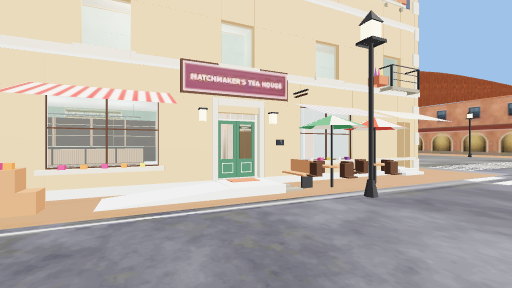
#> input picture experiments/renderer-tests/a-webgl-canvas.png, 512 x 288 px
$ python pixeldiff.py ../a-webgl-canvas.png ../a-webgl.png
#> lines starting #> are read from the running program, lines starting #| are printed output that depends on the picture
#!/usr/bin/env python3
"""Rough parity stat between two PNGs: mean abs diff, % pixels differing
by >10/255 per channel, max channel diff. Usage: pixeldiff.py a.png b.png"""
import sys, json
import numpy as np
from PIL import Image

a = np.asarray(Image.open(sys.argv[1]).convert("RGB"), dtype=np.int16)
b = np.asarray(Image.open(sys.argv[2]).convert("RGB"), dtype=np.int16)
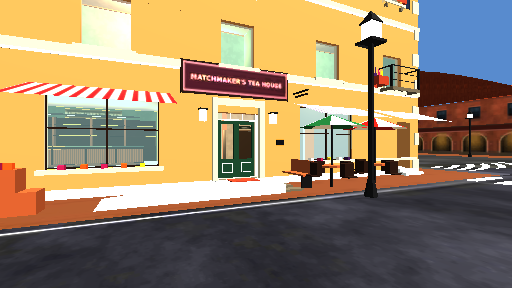
#> input picture experiments/renderer-tests/a-webgl.png, 512 x 288 px
if a.shape != b.shape:
    print(json.dumps({"shapeMismatch": [a.shape, b.shape]})); sys.exit(0)
d = np.abs(a - b)
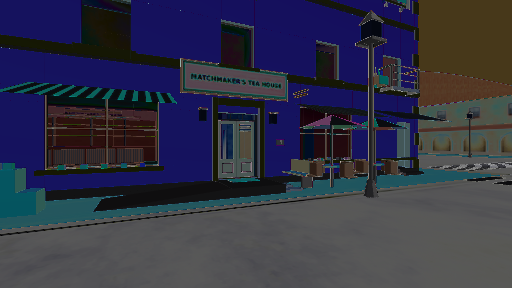
#> d: shape (288, 512, 3) int16; mean R, G, B 50.6, 51.3, 70.2
per_pixel = d.max(axis=2)
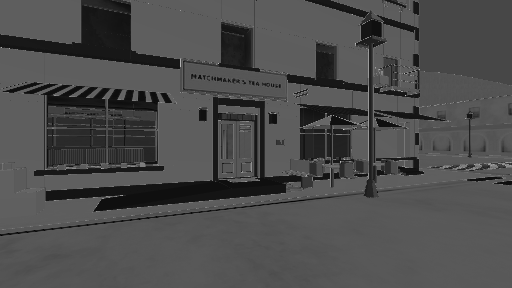
#> per_pixel: shape (288, 512) int16; min 2, max 211, mean 76.7
print(json.dumps({
    "size": list(a.shape),
    "meanAbsDiff": round(float(d.mean()), 3),
    "pctPixelsDiffGt10": round(float((per_pixel > 10).mean() * 100), 2),
    "pctPixelsDiffGt32": round(float((per_pixel > 32).mean() * 100), 2),
    "maxChannelDiff": int(d.max()),
}))
#| {"size": [288, 512, 3], "meanAbsDiff": 57.387, "pctPixelsDiffGt10": 99.96, "pctPixelsDiffGt32": 86.82, "maxChannelDiff": 211}
